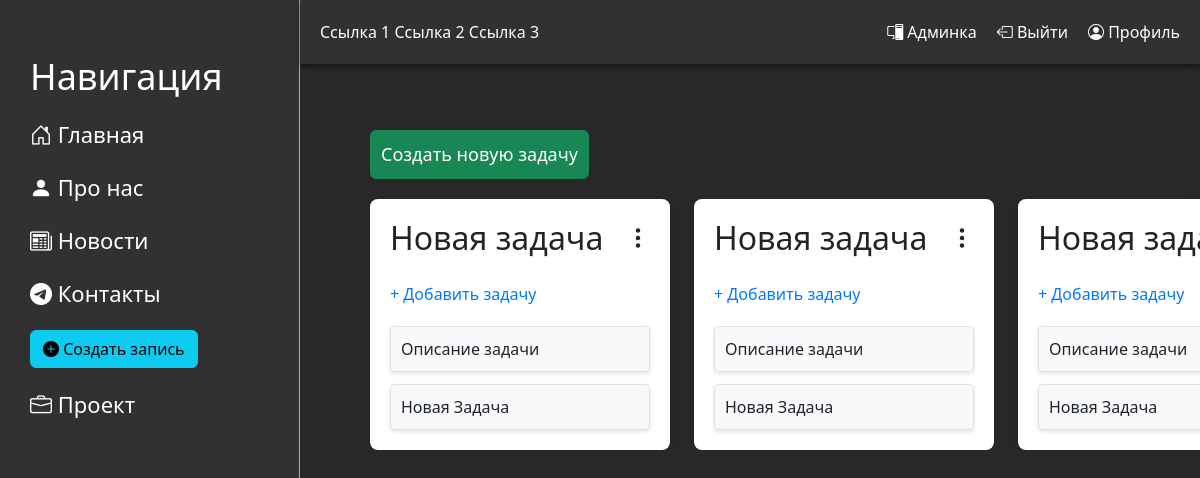
/management/ (signed in), run on an earlier commit of the app's database.
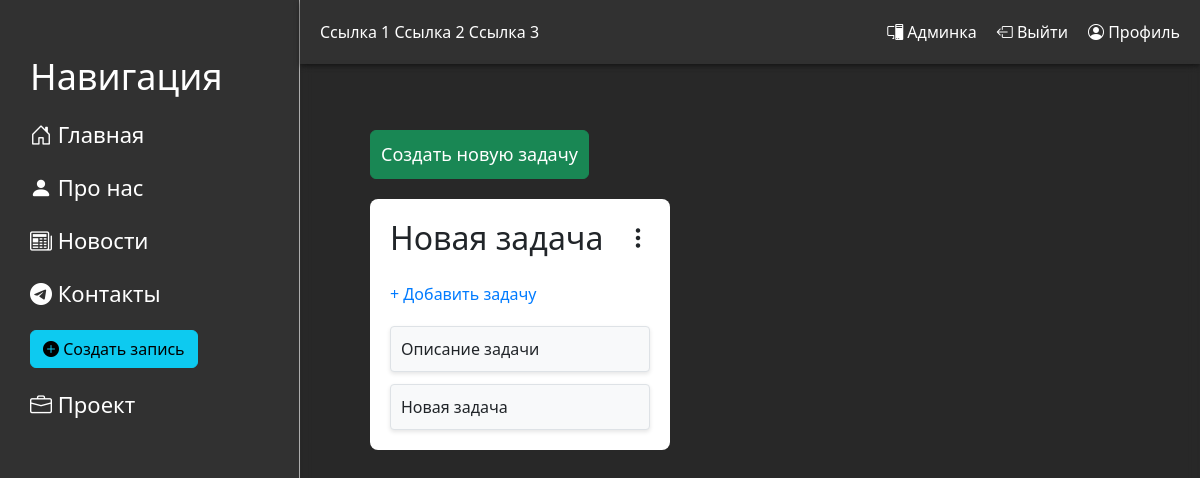
And on a later commit of the database.
### management/models.py (models this page shows, shortened)
class Task(models.Model):
    user = models.ForeignKey(settings.AUTH_USER_MODEL, on_delete=models.CASCADE, related_name='tasks')
    title = models.CharField(max_length=255, verbose_name='Название задачи')
    description = models.TextField(verbose_name='Описание задачи', blank=True, null=True)
    created_at = models.DateTimeField(auto_now_add=True, verbose_name='Дата создания')
    tasks = models.TextField(verbose_name='Список задач', blank=True, null=True)
    class Meta:
        verbose_name = 'Задача'
        verbose_name_plural = 'Задачи'
    def get_tasks(self):
        if self.tasks:
            try:
                return json.loads(self.tasks)
            except json.JSONDecodeError:
                return []
        return []

### management/views.py (the view)
# urls.py: path('', views.main_management, name="main_management"),
@login_required
def main_management(request):
    tasks = Task.objects.filter(user=request.user)
    context = {
        'title': 'Management',
        'tasks': tasks,
    }
    return render(request, 'management/main_management.html', context)

### management/templates/management/main_management.html (shortened to what this page needs)
{% extends 'main/layout.html' %}
{% load static %}
{% block content %}
<div class="management-container">
    <div class="controls">
        <button class="btn btn-success" type="button" onclick="createNewColumn()">Создать новую задачу</button>
    </div>
    <div class="columns-wrapper">
        <div class="columns-container">
            {% for task in tasks %}
            <div class="column-wrapper">
                <div class="column" data-task-id="{{ task.id }}">
                    <div class="task-header">
                        <h2 ondblclick="renameColumnInline(this)">{{ task.title }}</h2>
                        <div class="dropdown">
                            <i class="bi bi-three-dots-vertical" onclick="toggleMenu(this)"></i>
                        </div>
                    </div>
                    <span class="add-task" onclick="addTask(this)">+ Добавить задачу</span>
                    <div class="task-list">
                        <div class="task-description" contentEditable="true" onfocus="storePreviousValue(this)" onblur="checkIfEmpty(this, 'Описание задачи')">
                            Описание задачи
                        </div>
                        {% for sub_task in task.get_tasks %}
                        <div class="task-wrapper" data-details="" data-creator="Admin" data-status="не в процессе" data-date="">
                            <div class="task" contentEditable="true" onfocus="storePreviousValue(this)" onblur="checkIfEmpty(this, 'Новая задача')">
                                {{ sub_task }}
                            </div>
                        </div>
                        {% endfor %}
                    </div>
                </div>
            </div>
            {% endfor %}
        </div>
    </div>
</div>
{% endblock %}

### main/templates/main/layout.html (shortened to what this page needs)
{% load static %}
<!DOCTYPE html>
<html lang="ru">
<head>
    <link rel="stylesheet" href="https://cdn.jsdelivr.net/npm/bootstrap@5.3.2/dist/css/bootstrap.min.css">
    <link rel="stylesheet" href="{% static 'main/css/main.css' %}">
    <link rel="stylesheet" href="https://use.fontawesome.com/releases/v5.15/css/all.css">
    <link rel="stylesheet" href="https://cdn.jsdelivr.net/npm/bootstrap-icons@1.11.1/font/bootstrap-icons.css">
</head>
<body>
    <aside>
        <h3>Навигация</h3>
        <ul>
            <a href="{% url 'main:home' %}"><li><i class="bi bi-house-door"></i> Главная</li></a>
            <a href="{% url 'main:about' %}"><li><i class="bi bi-person-fill"></i> Про нас</li></a>
            {% if user.is_admin or user.is_staff %}
                <a href="{% url 'news:news_home' %}"><li><i class="bi bi-newspaper"></i> Новости</li></a>
                <a href="#"><li><i class="bi bi-telegram"></i> Контакты</li></a>
                <a href="{% url 'news:create' %}"><li><button class="btn btn-info"><i class="bi bi-plus-circle-fill"></i> Создать запись </button></li></a>
            {% endif %}
            <a href="{% url 'management:main_management' %}"><li><i class="bi bi-briefcase"></i> Проект</li></a>
        </ul>
    </aside>
    <header class="header">
        <div class="header-content">
            <div class="other">
                <nav>
                    <a href="#">Ссылка 1</a>
                    <a href="#">Ссылка 2</a>
                    <a href="#">Ссылка 3</a>
                </nav>
            </div>
            <div class="auth-links">
                {% if not user.is_authenticated %}
                    <a href="{% url 'user:registration' %}"><li><i class="bi bi-person-add"></i> Регистрация</li></a>
                    <a href="{% url 'user:login' %}"><li><i class="bi bi-person"></i> Войти</li></a>
                {% else %}
                    {% if user.is_admin or user.is_staff %}
                        <a href="{% url 'admin:index' %}"><li><i class="bi bi-pc-display"></i> Админка</li></a>
                    {% endif %}
                    <a href="{% url 'user:logout' %}"><li><i class="bi bi-box-arrow-left"></i> Выйти</li></a>
                    <a href="{% url 'user:profile' %}"><li><i class="bi bi-person-circle"></i> Профиль</li></a>
                {% endif %}
            </div>
        </div>
    </header>
    <main>
        {% block content %}
        {% endblock %}
    </main>
</body>
</html>

### main/static/main/css/main.css (style rules this page uses)
body { background: #2c2c2c; display: flex; height: 100vh; margin: 0; overflow: hidden; position: relative; }
body:before { content: ""; position: absolute; top: 0; left: 0; width: 100%; height: 100%; background-image: url("/static/main/img/mount2.jpg"); background-size: cover; background-position: center; z-index: -1; }
.header { background: rgba(52, 52, 52, 0.72); backdrop-filter: blur(40px); color: #fff; width: calc(100% - 300px); padding: 20px 20px; position: fixed; top: 0; left: 300px; z-index: 1000; display: flex; justify-content: space-between; align-items: center; box-shadow: 0 2px 5px rgba(0, 0, 0, 0.5); transition: width 0.3s, left 0.3s; }
.header-content { display: flex; justify-content: space-between; width: 100%; list-style: none; }
.other { display: flex; gap: 20px; }
.auth-links { display: flex; gap: 20px; transition: width 0.3s; }
.header nav a, .auth-links a { color: #fff; text-decoration: none; }
aside { background: rgba(52, 52, 52, 0.72); backdrop-filter: blur(40px); width: 300px; padding: 2.5%; height: 100vh; color: #fff; border-right: 1px solid #FFFFFF99; position: fixed; box-sizing: border-box; overflow: auto; transition: width 0.3s; }
aside h3 { margin-top: 25px; font-size: 36px; }
aside ul { list-style: none; padding: 0; margin: 0; }
aside ul li { color: #fff; display: block; margin-block: 20px; transition: transform .6s ease; font-size: 22px; }
aside a { text-decoration: none; }
main { display: flex; justify-content: flex-start; align-items: flex-start; flex-grow: 1; margin-left: 300px; margin-top: 60px; box-sizing: border-box; transition: margin-left 0.3s; opacity: 0; padding: 50px; background: rgba(10, 10, 10, 0.1); backdrop-filter: blur(6px); height: calc(100vh - 60px); width: 100%; overflow: auto; }
body.loaded main { opacity: 1; transition: opacity 0.3s; }
.management-container { display: flex; flex-direction: column; align-items: flex-start; padding: 20px; }
.controls { margin-bottom: 20px; justify-content: center; }
.columns-container { display: flex; gap: 1.5rem; width: 100%; overflow-x: auto; }
.columns-wrapper { display: flex; flex-wrap: wrap; gap: 1.5rem; width: 100%; overflow-x: auto; }
.column-wrapper { flex: 0 0 auto; display: flex; flex-direction: column; align-items: stretch; }
.column { background: #fff; border-radius: 8px; box-shadow: 0 4px 8px rgba(0, 0, 0, 0.1); padding: 20px; width: 300px; min-width: 300px; flex-shrink: 0; position: relative; flex-grow: 1; display: flex; flex-direction: column; gap: 10px; flex-grow: 0; }
.management-container .controls .btn { width: 100%; padding: 10px; font-size: 18px; }
.task { background: #f8f9fa; border: 1px solid #dee2e6; border-radius: 4px; box-shadow: 0 2px 4px rgba(0, 0, 0, 0.1); padding: 10px; margin-bottom: 10px; cursor: text; }
.task-description { background: #f8f9fa; border: 1px solid #dee2e6; border-radius: 4px; box-shadow: 0 2px 4px rgba(0, 0, 0, 0.1); padding: 10px; margin-bottom: 2px; cursor: text; }
.column .task-header { display: flex; justify-content: space-between; align-items: center; margin-bottom: 10px; }
.column .task-header h2 { margin: 0; }
.column .add-task { cursor: pointer; color: #007bff; text-decoration: none; display: block; margin-top: 5px; padding-bottom: 10px; }
.task-list { display: flex; flex-direction: column; gap: 10px; }
.column .task-list { display: flex; flex-direction: column; gap: 10px; }
.column .task { background: #f8f9fa; border: 1px solid #dee2e6; border-radius: 4px; box-shadow: 0 2px 4px rgba(0, 0, 0, 0.1); padding: 10px; margin-bottom: 10px; position: relative; word-wrap: break-word; word-break: break-word; }
.task-list .task { margin: 0; word-wrap: break-word; word-break: break-word; }
.column .task-header h2 { margin: 0; outline: none; word-wrap: break-word; word-break: break-word; }
.column .task-header .dropdown { position: relative; display: inline-block; }
.column .task-header .bi-three-dots-vertical { cursor: pointer; font-size: 24px; user-select: none; }
.column .task { background: #f8f9fa; padding: 10px; border-radius: 4px; box-shadow: 0 2px 4px rgba(0, 0, 0, 0.1); }

What changed in the data, as far as the page shows it:
removed Task: title "Новая задача", get_tasks "Новая Задача"
removed Task: title "Новая задача", get_tasks "Новая Задача"
removed Task: title "Новая…", get_tasks "Новая Задача"
added Task: title "Новая задача", get_tasks "Новая задача"
